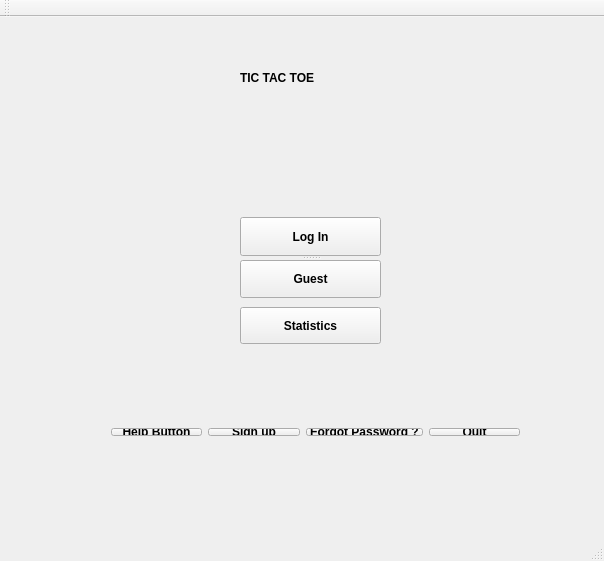
<?xml version="1.0" encoding="UTF-8"?>
<ui version="4.0">
 <class>mainTicTacToe</class>
 <widget class="QMainWindow" name="mainTicTacToe">
  <property name="geometry">
   <rect>
    <x>0</x>
    <y>0</y>
    <width>604</width>
    <height>561</height>
   </rect>
  </property>
  <property name="windowTitle">
   <string>Main Menu</string>
  </property>
  <widget class="QWidget" name="centralWidget">
   <widget class="QLabel" name="GAMETITLE">
    <property name="geometry">
     <rect>
      <x>240</x>
      <y>40</y>
      <width>281</width>
      <height>41</height>
     </rect>
    </property>
    <property name="font">
     <font>
      <weight>75</weight>
      <bold>true</bold>
     </font>
    </property>
    <property name="text">
     <string>TIC TAC TOE</string>
    </property>
   </widget>
   <widget class="QWidget" name="layoutWidget">
    <property name="geometry">
     <rect>
      <x>100</x>
      <y>400</y>
      <width>431</width>
      <height>30</height>
     </rect>
    </property>
    <layout class="QHBoxLayout" name="horizontalLayout">
     <item>
      <widget class="QPushButton" name="helpButton">
       <property name="font">
        <font>
         <weight>75</weight>
         <bold>true</bold>
        </font>
       </property>
       <property name="mouseTracking">
        <bool>true</bool>
       </property>
       <property name="text">
        <string>Help Button</string>
       </property>
      </widget>
     </item>
     <item>
      <widget class="QPushButton" name="signUpButton">
       <property name="font">
        <font>
         <weight>75</weight>
         <bold>true</bold>
        </font>
       </property>
       <property name="text">
        <string>Sign up</string>
       </property>
      </widget>
     </item>
     <item>
      <widget class="QPushButton" name="passwordResetButton">
       <property name="font">
        <font>
         <weight>75</weight>
         <bold>true</bold>
        </font>
       </property>
       <property name="text">
        <string>Forgot Password ?</string>
       </property>
      </widget>
     </item>
     <item>
      <widget class="QPushButton" name="quitButton">
       <property name="font">
        <font>
         <weight>75</weight>
         <bold>true</bold>
        </font>
       </property>
       <property name="text">
        <string>Quit</string>
       </property>
      </widget>
     </item>
    </layout>
   </widget>
   <widget class="QSplitter" name="splitter">
    <property name="geometry">
     <rect>
      <x>240</x>
      <y>200</y>
      <width>141</width>
      <height>81</height>
     </rect>
    </property>
    <property name="orientation">
     <enum>Qt::Vertical</enum>
    </property>
    <widget class="QPushButton" name="loginButton">
     <property name="font">
      <font>
       <weight>75</weight>
       <bold>true</bold>
      </font>
     </property>
     <property name="text">
      <string>Log In</string>
     </property>
    </widget>
    <widget class="QPushButton" name="playAsGuest">
     <property name="font">
      <font>
       <weight>75</weight>
       <bold>true</bold>
      </font>
     </property>
     <property name="text">
      <string>Guest</string>
     </property>
    </widget>
   </widget>
   <widget class="QPushButton" name="btnStat">
    <property name="geometry">
     <rect>
      <x>240</x>
      <y>290</y>
      <width>141</width>
      <height>37</height>
     </rect>
    </property>
    <property name="font">
     <font>
      <weight>75</weight>
      <bold>true</bold>
     </font>
    </property>
    <property name="text">
     <string>Statistics</string>
    </property>
   </widget>
  </widget>
  <widget class="QMenuBar" name="menuBar">
   <property name="geometry">
    <rect>
     <x>0</x>
     <y>0</y>
     <width>604</width>
     <height>27</height>
    </rect>
   </property>
  </widget>
  <widget class="QToolBar" name="mainToolBar">
   <attribute name="toolBarArea">
    <enum>TopToolBarArea</enum>
   </attribute>
   <attribute name="toolBarBreak">
    <bool>false</bool>
   </attribute>
  </widget>
  <widget class="QStatusBar" name="statusBar"/>
 </widget>
 <layoutdefault spacing="6" margin="11"/>
 <resources/>
 <connections/>
</ui>
